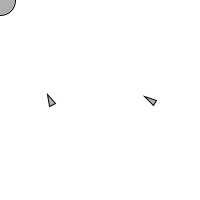
Frame 1 (no input)
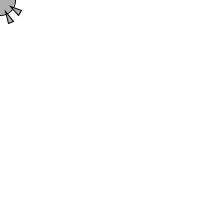
Frame 60 (the mouse pressed at the canvas centre just before this capture)
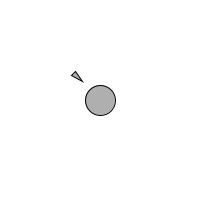
Frame 120 (the mouse held since frame 60 and released just before this capture)

The Processing sketch that drew these frames (run headless with seeded random() and noise(); from frame 60 on, the mouse is pressed at the canvas centre):

// Processing sketch: Seek_Arrive
// ── Seek_Arrive.pde
// Seek_Arrive
// Daniel Shiffman <http://www.shiffman.net>
// Nature of Code, Spring 2011

// Two "vehicles" follow the mouse position

// Implements Craig Reynold's autonomous steering behaviors
// One vehicle "seeks"
// One vehicle "arrives"
// See: http://www.red3d.com/cwr/

Vehicle seeker;
Vehicle arriver;

void setup() {
  size(200,200);
  seeker = new Vehicle(new PVector(width/2+50,height/2),4.0,0.1);
  arriver = new Vehicle(new PVector(width/2-50,height/2),4.0,0.1);
  smooth();
}

void draw() {
  background(255);
  
  // Draw an ellipse at the mouse location
  int mx = mouseX;
  int my = mouseY;
  fill(175);
  stroke(0);
  ellipse(mx,my,30,30);
  
  // Call the appropriate steering behaviors for our agents
  seeker.seek(new PVector(mx,my));
  seeker.update();
  seeker.display();
  
  arriver.arrive(new PVector(mx,my));
  arriver.update();
  arriver.display();
}



// ── Vehicle.pde
// Seek_Arrive
// Daniel Shiffman <http://www.shiffman.net>

// The "Vehicle" class

class Vehicle {

  PVector loc;
  PVector vel;
  PVector acc;
  float r;
  float maxforce;    // Maximum steering force
  float maxspeed;    // Maximum speed

  Vehicle(PVector l, float ms, float mf) {
    acc = new PVector(0,0);
    vel = new PVector(0,0);
    loc = l.get();
    r = 3.0;
    maxspeed = ms;
    maxforce = mf;
  }

  // Method to update location
  void update() {
    // Update velocity
    vel.add(acc);
    // Limit speed
    vel.limit(maxspeed);
    loc.add(vel);
    // Reset accelertion to 0 each cycle
    acc.mult(0);
  }

  void applyForce(PVector force) {
    // We could add mass here if we want A = F / M
    acc.add(force);
  }

  // A method that calculates a steering force towards a target
  // STEER = DESIRED MINUS VELOCITY
  void seek(PVector target) {
    PVector desired = PVector.sub(target,loc);  // A vector pointing from the location to the target
    
    // If the magnitude of desired equals 0, skip out of here
    // (We could optimize this to check if x and y are 0 to avoid mag() square root
    if (desired.mag() == 0) return;
    
    // Normalize desired and scale to maximum speed
    desired.normalize();
    desired.mult(maxspeed);
    // Steering = Desired minus Velocity
    PVector steer = PVector.sub(desired,vel);
    steer.limit(maxforce);  // Limit to maximum steering force
    
    applyForce(steer);
  }
  
  // A method that calculates a steering force towards a target, slowing down as target approaches
  // STEER = DESIRED MINUS VELOCITY
  void arrive(PVector target) {
    PVector desired = PVector.sub(target,loc);  // A vector pointing from the location to the target
    float d = desired.mag();
    
    // Normalize desired and scale with arbitrary damping within 100 pixels
    desired.normalize();
    if (d < 100) desired.mult(maxspeed*(d/100));
    else desired.mult(maxspeed);

    // Steering = Desired minus Velocity
    PVector steer = PVector.sub(desired,vel);
    steer.limit(maxforce);  // Limit to maximum steering force
    applyForce(steer);
  }
    
  void display() {
    // Draw a triangle rotated in the direction of velocity
    float theta = vel.heading2D() + radians(90);
    fill(175);
    stroke(0);
    pushMatrix();
    translate(loc.x,loc.y);
    rotate(theta);
    beginShape(TRIANGLES);
    vertex(0, -r*2);
    vertex(-r, r*2);
    vertex(r, r*2);
    endShape();
    popMatrix();
  }
}
